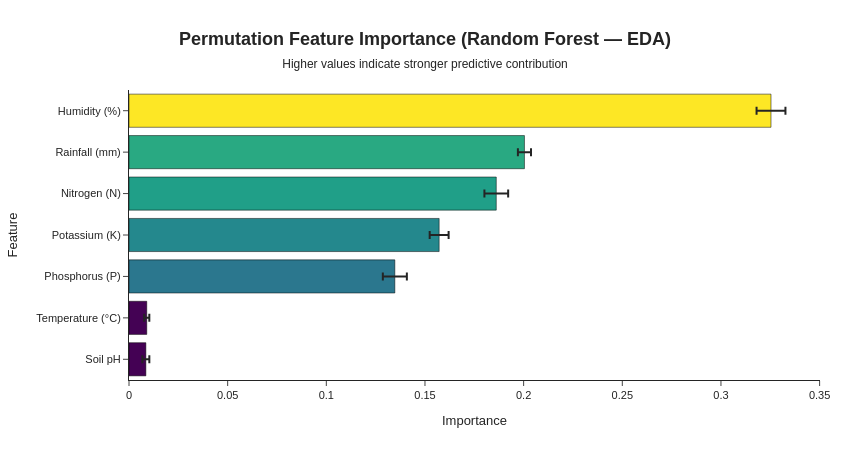

This figure's notebook cell:
### Markdown cell above
#### Preliminary Permutation Feature Importance

### Code cell
# Quick Random Forest fit on scaled data to compute permutation importance
from sklearn.inspection import permutation_importance

_rf_eda  = RandomForestClassifier(n_estimators=100, random_state=SEED, n_jobs=-1)
_le_eda  = LabelEncoder()
_y_eda   = _le_eda.fit_transform(df['label'])
_sc_eda  = StandardScaler()
_Xs_eda  = _sc_eda.fit_transform(df[features])

_rf_eda.fit(_Xs_eda, _y_eda)

perm_eda = permutation_importance(_rf_eda, _Xs_eda, _y_eda,
                                   n_repeats=10, random_state=SEED, n_jobs=1)

imp_df = pd.DataFrame({
    'Feature':    [feature_labels[f] for f in features],
    'Importance': perm_eda.importances_mean,
    'Std':        perm_eda.importances_std
}).sort_values('Importance', ascending=True)

fig = px.bar(
    imp_df, x='Importance', y='Feature', orientation='h', error_x='Std',
    color='Importance', color_continuous_scale='Viridis',
    template='simple_white', height=450, width=850
)

fig.update_layout(
    title=dict(
        text=(
            "<b>Permutation Feature Importance (Random Forest — EDA)</b><br>"
            "<span style='font-size:12px'>Higher values indicate stronger predictive contribution</span>"
        ),
        x=0.5, xanchor='center', font=dict(size=18, family='Arial')
    ),
    font=dict(family='Arial', size=11),
    coloraxis_showscale=False,
    margin=dict(l=80, r=30, t=90, b=70)
)
fig.update_traces(marker=dict(line=dict(width=0.5, color='black')))
fig.show()

### Figure 1 — Plotly figure (JSON) as saved in the notebook; plotly's stock layout.template omitted (floating-point values rounded to 4 significant figures)
{"data": [{"error_x": {"array": [0.001758, 0.001298, 0.006089, 0.004797, 0.006017, 0.003324, 0.00732]}, "hovertemplate": "Importance=%{marker.color}<br>Feature=%{y}<extra></extra>", "legendgroup": "", "marker": {"color": [0.008545, 0.009, 0.1347, 0.1572, 0.1861, 0.2004, 0.3254], "coloraxis": "coloraxis", "line": {"color": "black", "width": 0.5}, "pattern": {"shape": ""}}, "name": "", "orientation": "h", "showlegend": false, "textposition": "auto", "type": "bar", "x": [0.008545, 0.009, 0.1347, 0.1572, 0.1861, 0.2004, 0.3254], "xaxis": "x", "y": ["Soil pH", "Temperature (°C)", "Phosphorus (P)", "Potassium (K)", "Nitrogen (N)", "Rainfall (mm)", "Humidity (%)"], "yaxis": "y"}], "layout": {"barmode": "relative", "coloraxis": {"colorbar": {"title": {"text": "Importance"}}, "colorscale": [[0, "#440154"], [0.1111, "#482878"], [0.2222, "#3e4989"], [0.3333, "#31688e"], [0.4444, "#26828e"], [0.5556, "#1f9e89"], [0.6667, "#35b779"], [0.7778, "#6ece58"], [0.8889, "#b5de2b"], [1, "#fde725"]], "showscale": false}, "font": {"family": "Arial", "size": 11}, "height": 450, "legend": {"tracegroupgap": 0}, "margin": {"b": 70, "l": 80, "r": 30, "t": 90}, "title": {"font": {"family": "Arial", "size": 18}, "text": "<b>Permutation Feature Importance (Random Forest — EDA)</b><br><span style='font-size:12px'>Higher values indicate stronger predictive contribution</span>", "x": 0.5, "xanchor": "center"}, "width": 850, "xaxis": {"anchor": "y", "domain": [0, 1], "title": {"text": "Importance"}}, "yaxis": {"anchor": "x", "domain": [0, 1], "title": {"text": "Feature"}}}}
